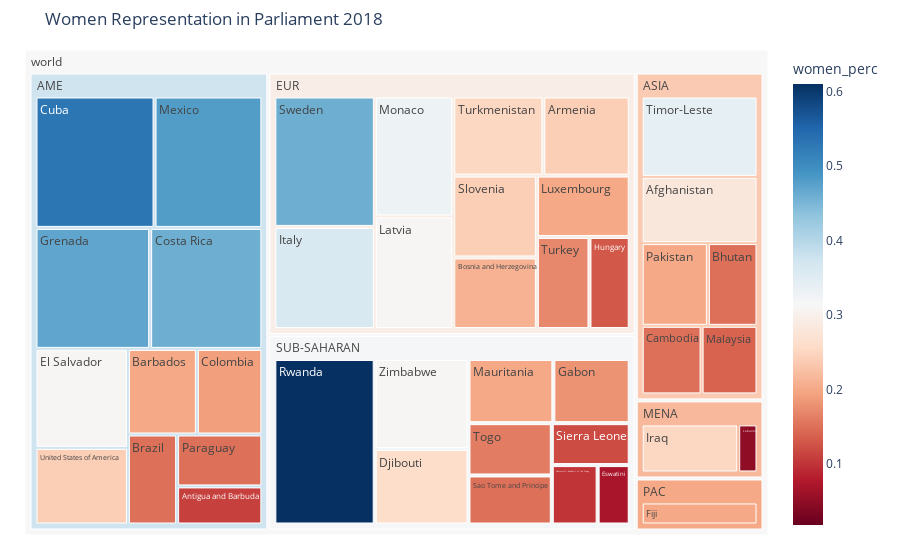

The code cell stored with this chart in its notebook:
### Code cell
# select data for 2018s
df_18 = df.query("year == 2018")
df_18 = df_18.dropna(subset=['women_perc'])

fig = px.treemap(df_18, path=[px.Constant("world"), 'region', 'country'], values='women_perc',
                  color='women_perc', title='Women Representation in Parliament 2018',
                  color_continuous_scale='RdBu',
                  color_continuous_midpoint=np.average(df_18['women_perc'], weights=df_18['women_perc']))
fig.update_layout(margin = dict(t=50, l=25, r=25, b=25))
fig.show()

### Figure 1 — Plotly figure (JSON) as saved in the notebook; plotly's stock layout.template omitted (floating-point values rounded to 4 significant figures)
{"data": [{"branchvalues": "total", "customdata": [[0.28], [0.11], [0.24], [0.2], [0.15], [0.21], [0.15], [0.15], [0.19], [0.46], [0.53], [0.1], [0.26], [0.31], [0.07], [0.2], [0.18], [0.47], [0.13], [0.25], [0.36], [0.31], [0.05], [0.2], [0.14], [0.2], [0.48], [0.33], [0.2], [0.15], [0.61], [0.15], [0.12], [0.24], [0.46], [0.34], [0.16], [0.17], [0.25], [0.24], [0.31], [0.3741], [0.237], [0.2944], [0.2167], [0.2], [0.3174], [0.3139]], "domain": {"x": [0, 1], "y": [0, 1]}, "hovertemplate": "labels=%{label}<br>women_perc_sum=%{value}<br>parent=%{parent}<br>id=%{id}<br>women_perc=%{color}<extra></extra>", "ids": ["world/ASIA/Afghanistan", "world/AME/Antigua and Barbuda", "world/EUR/Armenia", "world/AME/Barbados", "world/ASIA/Bhutan", "world/EUR/Bosnia and Herzegovina", "world/AME/Brazil", "world/ASIA/Cambodia", "world/AME/Colombia", "world/AME/Costa Rica", "world/AME/Cuba", "world/SUB-SAHARAN/Democratic Republic of the Congo", "world/SUB-SAHARAN/Djibouti", "world/AME/El Salvador", "world/SUB-SAHARAN/Eswatini", "world/PAC/Fiji", "world/SUB-SAHARAN/Gabon", "world/AME/Grenada", "world/EUR/Hungary", "world/MENA/Iraq", "world/EUR/Italy", "world/EUR/Latvia", "world/MENA/Lebanon", "world/EUR/Luxembourg", "world/ASIA/Malaysia", "world/SUB-SAHARAN/Mauritania", "world/AME/Mexico", "world/EUR/Monaco", "world/ASIA/Pakistan", "world/AME/Paraguay", "world/SUB-SAHARAN/Rwanda", "world/SUB-SAHARAN/Sao Tome and Principe", "world/SUB-SAHARAN/Sierra Leone", "world/EUR/Slovenia", "world/EUR/Sweden", "world/ASIA/Timor-Leste", "world/SUB-SAHARAN/Togo", "world/EUR/Turkey", "world/EUR/Turkmenistan", "world/AME/United States of America", "world/SUB-SAHARAN/Zimbabwe", "world/AME", "world/ASIA", "world/EUR", "world/MENA", "world/PAC", "world/SUB-SAHARAN", "world"], "labels": ["Afghanistan", "Antigua and Barbuda", "Armenia", "Barbados", "Bhutan", "Bosnia and Herzegovina", "Brazil", "Cambodia", "Colombia", "Costa Rica", "Cuba", "Democratic Republic of the Congo", "Djibouti", "El Salvador", "Eswatini", "Fiji", "Gabon", "Grenada", "Hungary", "Iraq", "Italy", "Latvia", "Lebanon", "Luxembourg", "Malaysia", "Mauritania", "Mexico", "Monaco", "Pakistan", "Paraguay", "Rwanda", "Sao Tome and Principe", "Sierra Leone", "Slovenia", "Sweden", "Timor-Leste", "Togo", "Turkey", "Turkmenistan", "United States of America", "Zimbabwe", "AME", "ASIA", "EUR", "MENA", "PAC", "SUB-SAHARAN", "world"], "marker": {"coloraxis": "coloraxis", "colors": [0.28, 0.11, 0.24, 0.2, 0.15, 0.21, 0.15, 0.15, 0.19, 0.46, 0.53, 0.1, 0.26, 0.31, 0.07, 0.2, 0.18, 0.47, 0.13, 0.25, 0.36, 0.31, 0.05, 0.2, 0.14, 0.2, 0.48, 0.33, 0.2, 0.15, 0.61, 0.15, 0.12, 0.24, 0.46, 0.34, 0.16, 0.17, 0.25, 0.24, 0.31, 0.3741, 0.237, 0.2944, 0.2167, 0.2, 0.3174, 0.3139]}, "name": "", "parents": ["world/ASIA", "world/AME", "world/EUR", "world/AME", "world/ASIA", "world/EUR", "world/AME", "world/ASIA", "world/AME", "world/AME", "world/AME", "world/SUB-SAHARAN", "world/SUB-SAHARAN", "world/AME", "world/SUB-SAHARAN", "world/PAC", "world/SUB-SAHARAN", "world/AME", "world/EUR", "world/MENA", "world/EUR", "world/EUR", "world/MENA", "world/EUR", "world/ASIA", "world/SUB-SAHARAN", "world/AME", "world/EUR", "world/ASIA", "world/AME", "world/SUB-SAHARAN", "world/SUB-SAHARAN", "world/SUB-SAHARAN", "world/EUR", "world/EUR", "world/ASIA", "world/SUB-SAHARAN", "world/EUR", "world/EUR", "world/AME", "world/SUB-SAHARAN", "world", "world", "world", "world", "world", "world", ""], "type": "treemap", "values": [0.28, 0.11, 0.24, 0.2, 0.15, 0.21, 0.15, 0.15, 0.19, 0.46, 0.53, 0.1, 0.26, 0.31, 0.07, 0.2, 0.18, 0.47, 0.13, 0.25, 0.36, 0.31, 0.05, 0.2, 0.14, 0.2, 0.48, 0.33, 0.2, 0.15, 0.61, 0.15, 0.12, 0.24, 0.46, 0.34, 0.16, 0.17, 0.25, 0.24, 0.31, 3.29, 1.26, 2.9, 0.3, 0.2, 2.16, 10.11]}], "layout": {"coloraxis": {"cmid": 0.3139, "colorbar": {"title": {"text": "women_perc"}}, "colorscale": [[0, "rgb(103,0,31)"], [0.1, "rgb(178,24,43)"], [0.2, "rgb(214,96,77)"], [0.3, "rgb(244,165,130)"], [0.4, "rgb(253,219,199)"], [0.5, "rgb(247,247,247)"], [0.6, "rgb(209,229,240)"], [0.7, "rgb(146,197,222)"], [0.8, "rgb(67,147,195)"], [0.9, "rgb(33,102,172)"], [1, "rgb(5,48,97)"]]}, "legend": {"tracegroupgap": 0}, "margin": {"b": 25, "l": 25, "r": 25, "t": 50}, "title": {"text": "Women Representation in Parliament 2018"}}}
